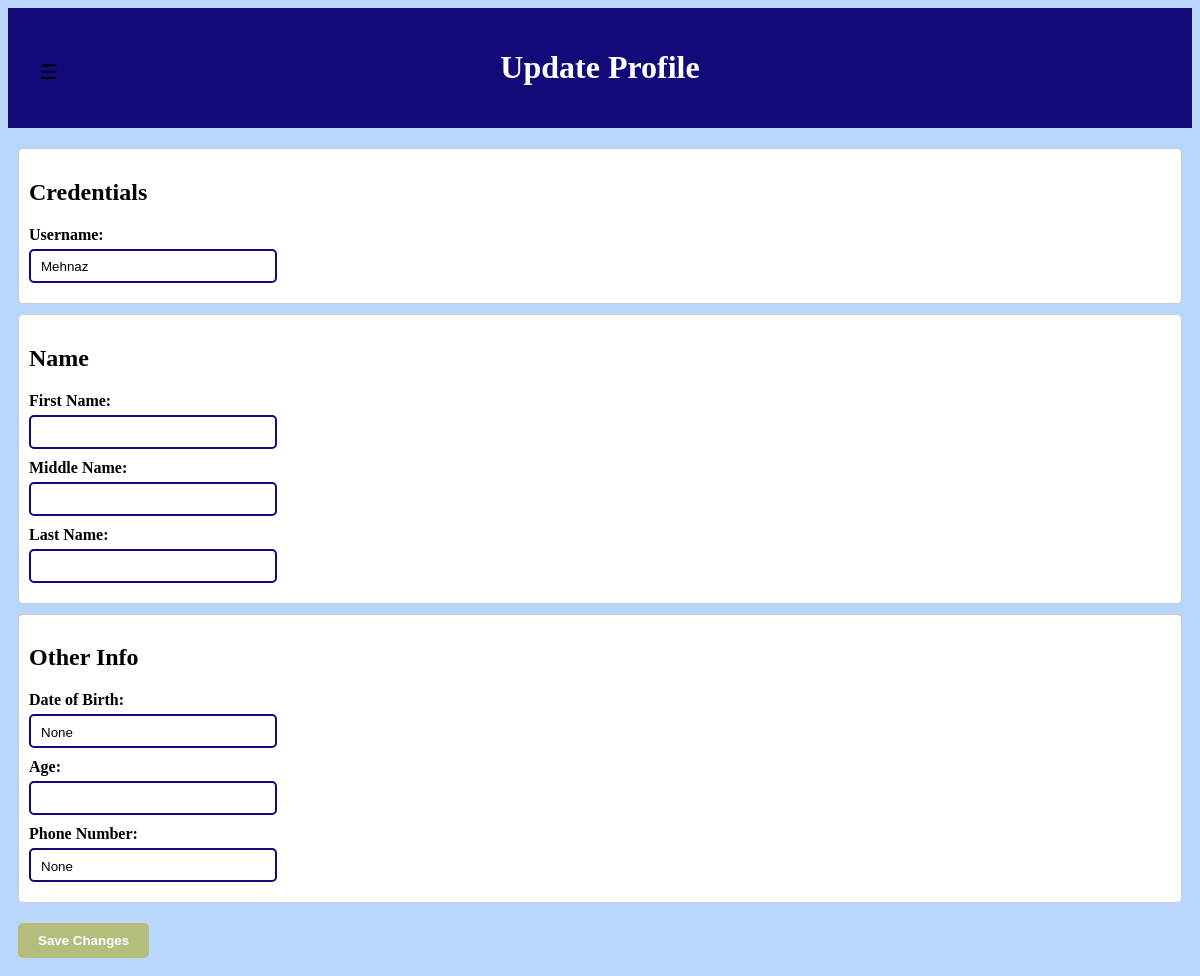
The app's page /update_profile/ (signed in) with its own data.
### register/models.py (models this page shows, shortened)
class CustomUser(AbstractUser):
    first_name = models.CharField(max_length=30)
    middle_name = models.CharField(max_length=30, blank=True)
    last_name = models.CharField(max_length=30)
    dob = models.DateField(blank=True, null=True)
    age = models.IntegerField(blank=True, null=True)
    phoneno = models.CharField(max_length=15, blank=True, null=True)

### register/views.py (the view)
# urls.py: path('update_profile/', v.CustomUserUpdateView.as_view(), name='update_profile'),
class CustomUserUpdateView(LoginRequiredMixin, UpdateView):
    model = CustomUser
    form_class = CustomUserUpdateForm
    template_name = 'registration/update_profile.html'
    success_url = reverse_lazy('user_profile')
    def get_object(self, queryset=None):
        return self.request.user

### register/forms.py
class CustomUserUpdateForm(ModelForm):
    class Meta:
        model = CustomUser
        fields = ['username', 'first_name', 'middle_name', 'last_name', 'dob', 'age', 'phoneno']

### register/templates/registration/update_profile.html (shortened to what this page needs)
{% extends "registration/base.html" %}
{% block content %}
<!DOCTYPE html>
<html lang="en">
<head>
</head>
<body>
  <div class="header">
    <h1>Update Profile</h1>
  </div>
  <div class="container">
    <div class="row justify-content-center">
      <div class="col-md-6">
        <form method="post">
          <div class="card credentials">
            <h2>Credentials</h2>
            <label for="username">Username:</label>
            <div class="field-box">
              <input type="text" id="username" name="username" value="{{ user.username }}">
            </div>
          </div>
          <div class="card name">
            <h2>Name</h2>
            <label for="first_name">First Name:</label>
            <div class="field-box">
              <input type="text" id="first_name" name="first_name" value="{{ user.first_name }}">
            </div>
            <label for="middle-name">Middle Name:</label>
            <div class="field-box">
              <input type="text" id="middle_name" name="middle_name" value="{{ user.middle_name }}">
            </div>
            <label for="last-name">Last Name:</label>
            <div class="field-box">
              <input type="text" id="last_name" name="last_name" value="{{ user.last_name }}">
            </div>
          </div>
          <div class="card other-info">
            <h2>Other Info</h2>
            <label for="dob"><strong>Date of Birth:</strong></label>
            <div class="field-box">
              <input type="text" id="dob" name="dob" value="{{ user.dob }}">
            </div>
            <label for="age"><strong>Age:</strong></label>
            <div class="field-box">
              <input type="number" id="age" name="age" value="{{ user.age }}">
            </div>
            <label for="phoneno"><strong>Phone Number:</strong></label>
            <div class="field-box">
              <input type="tel" id="phoneno" name="phoneno" value="{{ user.phoneno }}">
            </div>
          </div>
          <div class="buttons">
            <button type="submit" class="btn btn-primary">Save Changes</button>
          </div>
        </form>
      </div>
    </div>
  </div>
</body>
</html>
{% endblock %}

### register/templates/registration/update_profile.html (style rules this page uses)
body { background-color: #B9D6FC; }
.header { background-color: #110a78; color: white; padding: 20px; text-align: center; }
.container { margin-top: 20px; }
.card { background-color: white; border: 1px solid #ccc; border-radius: 5px; padding: 10px; margin: 10px; }
label { display: block; margin-bottom: 5px; font-weight: bold; }
.field-box { width: 20%; height: 20px; border: 2px solid #110a78; padding: 5px 8px; border-radius: 5px; margin-bottom: 10px; overflow: hidden; text-align: left; }
.field-box input { width: 100%; height: 100%; border: none; outline: none; }
.buttons { text-align: left; }
.buttons button { background-color: #B5BD7D; padding: 10px 20px; border: none; border-radius: 5px; cursor: pointer; margin: 10px; color: white; font-weight: bold; }

### records on screen
CustomUser: username "Mehnaz", dob "None", phoneno "None"
